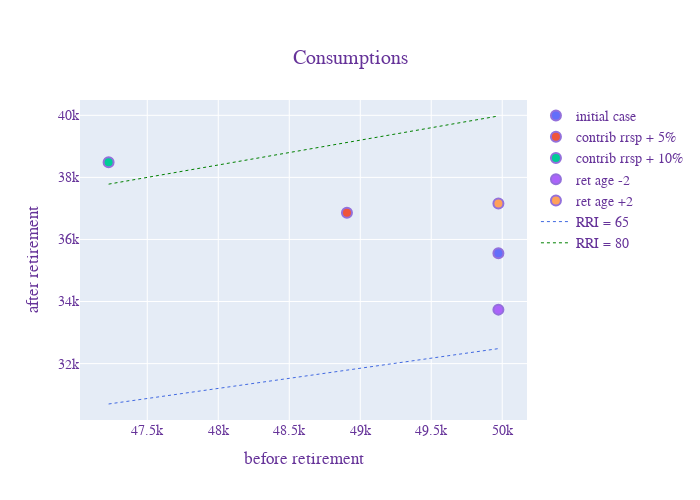

Notebook code for this chart:
### Markdown cell above
## Change contribution rate rrsp and retirement age

### Code cell
def create_data_changes(df):
    df_change = pd.DataFrame(np.repeat(df.values, 5, axis=0), columns=df.columns)
    df_change.cont_rate_rrsp += np.array([0, 0.05, 0.10, 0, 0])
    df_change.ret_age += np.array([0, 0, 0, -2, 2])
    if any(df_change.couple) is True:
        df_change.s_ret_age += np.array([0, 0, 0, -2, 2])
    return df_change

df_change = create_data_changes(df)
results = main.run_simulations(df_change, nsim=1, n_jobs=1, non_stochastic=True, base_year=2020)
results.merge()
df_change = results.df_merged

names = ['initial case', 'contrib rrsp + 5%', 'contrib rrsp + 10%', 'ret age -2', 'ret age +2']
init_cons_bef, init_cons_after = df_change.loc[0, ['cons_bef', 'cons_after']].values.squeeze().tolist()

fig = go.Figure()

l_cons_bef = []
for index, row in df_change.iterrows():
    l_cons_bef.append(row['cons_bef'])
    fig.add_scatter(x=[row['cons_bef']], y=[row['cons_after']],
                    mode='markers', 
                    marker=dict(size=10, line=dict(color='MediumPurple', width=2)),
                    name=names[index])
    
#     fig.add_annotation(
#         x=row['cons_bef'],  # arrows' head
#         y=row['cons_after'],  # arrows' head
#         ax=init_cons_bef,  # arrows' tail
#         ay=init_cons_after,  # arrows' tail
#         xref='x',
#         yref='y',
#         axref='x',
#         ayref='y',
#         text='',  # if you want only the arrow
#         showarrow=True,
#         arrowhead=2,
#         arrowsize=1,
#         arrowwidth=2,
#         arrowcolor='black',
#         opacity=0.5
#     )

cons_bef = np.array([min(l_cons_bef), max(l_cons_bef)])
fig.add_trace(go.Scatter(x=cons_bef, y=.65 * cons_bef,
                         mode='lines', name="RRI = 65",
                         line=dict(color="RoyalBlue", width=1, dash='dot')))
fig.add_trace(go.Scatter(x=cons_bef, y=.80 * cons_bef,
                         mode='lines', name="RRI = 80",
                         line=dict(color="Green", width=1, dash='dot')))


fig.update_layout(height=500, width=700,
                  title={'text': f"Consumptions",
                         'x': 0.5,
                         'xanchor': 'center',
                         'yanchor': 'top'},
                  xaxis_title="before retirement",
                  yaxis_title="after retirement",
                  font=dict(family="Courier New, monospace",
                            size=14,
                            color="RebeccaPurple")
)
fig.show()

### Figure 1 — Plotly figure (JSON) as saved in the notebook; plotly's stock layout.template omitted (floating-point values rounded to 4 significant figures)
{"data": [{"marker": {"line": {"color": "MediumPurple", "width": 2}, "size": 10}, "mode": "markers", "name": "initial case", "type": "scatter", "x": [49970.0], "y": [35550.0]}, {"marker": {"line": {"color": "MediumPurple", "width": 2}, "size": 10}, "mode": "markers", "name": "contrib rrsp + 5%", "type": "scatter", "x": [48910.0], "y": [36860.0]}, {"marker": {"line": {"color": "MediumPurple", "width": 2}, "size": 10}, "mode": "markers", "name": "contrib rrsp + 10%", "type": "scatter", "x": [47230.0], "y": [38490.0]}, {"marker": {"line": {"color": "MediumPurple", "width": 2}, "size": 10}, "mode": "markers", "name": "ret age -2", "type": "scatter", "x": [49970.0], "y": [33740.0]}, {"marker": {"line": {"color": "MediumPurple", "width": 2}, "size": 10}, "mode": "markers", "name": "ret age +2", "type": "scatter", "x": [49970.0], "y": [37160.0]}, {"line": {"color": "RoyalBlue", "dash": "dot", "width": 1}, "mode": "lines", "name": "RRI = 65", "type": "scatter", "x": [47230.0, 49970.0], "y": [30700.0, 32480.0]}, {"line": {"color": "Green", "dash": "dot", "width": 1}, "mode": "lines", "name": "RRI = 80", "type": "scatter", "x": [47230.0, 49970.0], "y": [37780.0, 39980.0]}], "layout": {"font": {"color": "RebeccaPurple", "family": "Courier New, monospace", "size": 14}, "height": 500, "title": {"text": "Consumptions", "x": 0.5, "xanchor": "center", "yanchor": "top"}, "width": 700, "xaxis": {"autorange": true, "range": [47020.0, 50180.0], "title": {"text": "before retirement"}, "type": "linear"}, "yaxis": {"autorange": true, "range": [30180.0, 40490.0], "title": {"text": "after retirement"}, "type": "linear"}}}
